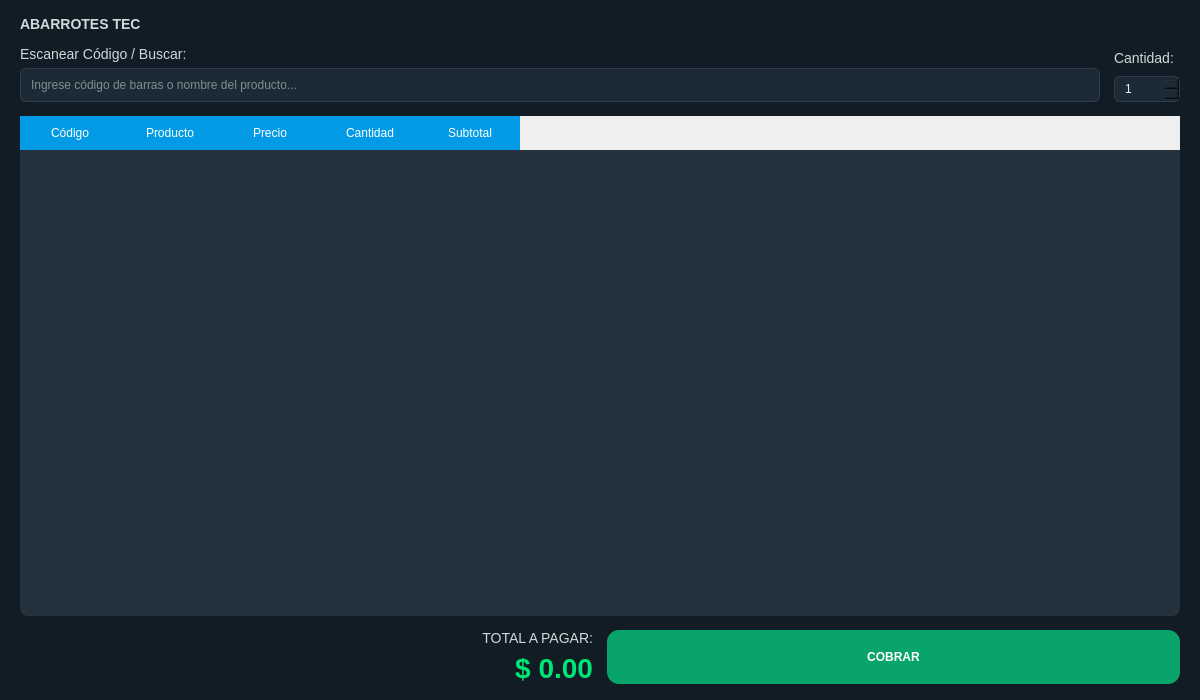
<?xml version="1.0" encoding="UTF-8"?>
<ui version="4.0">
 <class>MainDialog</class>
 <widget class="QDialog" name="MainDialog">
  <property name="geometry">
   <rect>
    <x>0</x>
    <y>0</y>
    <width>1200</width>
    <height>700</height>
   </rect>
  </property>
  <property name="windowTitle">
   <string>Punto de Venta</string>
  </property>
  <property name="styleSheet">
   <string notr="true">QDialog { background: #111c24; }

QLabel { color: #cfd8dc; font-size: 14px; }

QLineEdit {
  background:#1b2a34;
  color:#e0f2f1;
  border-radius:6px;
  border:1px solid #2c3e50;
  padding:8px;
}

QSpinBox {
  background:#1b2a34;
  color:#e0f2f1;
  border-radius:6px;
  border:1px solid #2c3e50;
  padding:4px 8px;
}

QTableWidget {
  background:#24323d;
  color:#e0f2f1;
  gridline-color:#1f2a33;
  border-radius:8px;
}

QHeaderView::section {
  background:#039be5;
  color:white;
  border:none;
  padding:8px;
}

QPushButton#btnCharge {
  background:#09a46a;
  color:white;
  border-radius:12px;
  padding:12px 20px;
  font-weight:600;
}

QPushButton#btnCharge:pressed { background:#078c59; }

QLabel#lblTotal {
  color:#00e676;
  font-size:28px;
  font-weight:600;
}
   </string>
  </property>
  <layout class="QVBoxLayout" name="root">
   <property name="spacing">
    <number>14</number>
   </property>
   <property name="leftMargin">
    <number>20</number>
   </property>
   <property name="topMargin">
    <number>16</number>
   </property>
   <property name="rightMargin">
    <number>20</number>
   </property>
   <property name="bottomMargin">
    <number>16</number>
   </property>
   <item>
    <layout class="QHBoxLayout" name="topBar">
     <property name="spacing">
      <number>12</number>
     </property>
     <item>
      <widget class="QLabel" name="lblShop">
       <property name="text">
        <string>&lt;b&gt;ABARROTES TEC&lt;/b&gt;</string>
       </property>
      </widget>
     </item>
    </layout>
   </item>
   <item>
    <layout class="QHBoxLayout" name="searchRow">
     <property name="spacing">
      <number>14</number>
     </property>
     <item>
      <layout class="QVBoxLayout" name="searchBox">
       <property name="spacing">
        <number>6</number>
       </property>
       <item>
        <widget class="QLabel" name="lblScan">
         <property name="text">
          <string>Escanear Código / Buscar:</string>
         </property>
        </widget>
       </item>
       <item>
        <widget class="QLineEdit" name="txtSearch">
         <property name="placeholderText">
          <string>Ingrese código de barras o nombre del producto...</string>
         </property>
        </widget>
       </item>
      </layout>
     </item>
     <item>
      <layout class="QVBoxLayout" name="qtyBox">
       <property name="spacing">
        <number>6</number>
       </property>
       <item>
        <widget class="QLabel" name="lblQty">
         <property name="text">
          <string>Cantidad:</string>
         </property>
        </widget>
       </item>
       <item>
        <widget class="QSpinBox" name="spnQty">
         <property name="minimum">
          <number>1</number>
         </property>
         <property name="maximum">
          <number>9999</number>
         </property>
         <property name="value">
          <number>1</number>
         </property>
        </widget>
       </item>
      </layout>
     </item>
    </layout>
   </item>
   <item>
    <widget class="QTableWidget" name="tblItems">
     <property name="sizePolicy">
      <sizepolicy hsizetype="Expanding" vsizetype="Expanding">
       <horstretch>0</horstretch>
       <verstretch>0</verstretch>
      </sizepolicy>
     </property>
     <property name="editTriggers">
      <set>QAbstractItemView::NoEditTriggers</set>
     </property>
     <property name="alternatingRowColors">
      <bool>true</bool>
     </property>
     <property name="selectionBehavior">
      <enum>QAbstractItemView::SelectRows</enum>
     </property>
     <property name="rowCount">
      <number>0</number>
     </property>
     <property name="columnCount">
      <number>5</number>
     </property>
     <column>
      <property name="text">
       <string>Código</string>
      </property>
     </column>
     <column>
      <property name="text">
       <string>Producto</string>
      </property>
     </column>
     <column>
      <property name="text">
       <string>Precio</string>
      </property>
     </column>
     <column>
      <property name="text">
       <string>Cantidad</string>
      </property>
     </column>
     <column>
      <property name="text">
       <string>Subtotal</string>
      </property>
     </column>
    </widget>
   </item>
   <item>
    <layout class="QHBoxLayout" name="bottomBar">
     <property name="spacing">
      <number>14</number>
     </property>
     <item>
      <layout class="QVBoxLayout" name="totalBox">
       <property name="spacing">
        <number>6</number>
       </property>
       <item>
        <widget class="QLabel" name="lblTotalText">
         <property name="text">
          <string>TOTAL A PAGAR:</string>
         </property>
         <property name="alignment">
          <set>Qt::AlignRight|Qt::AlignTrailing|Qt::AlignVCenter</set>
         </property>
        </widget>
       </item>
       <item>
        <widget class="QLabel" name="lblTotal">
         <property name="text">
          <string>$ 0.00</string>
         </property>
         <property name="alignment">
          <set>Qt::AlignRight|Qt::AlignTrailing|Qt::AlignVCenter</set>
         </property>
        </widget>
       </item>
      </layout>
     </item>
     <item>
      <widget class="QPushButton" name="btnCharge">
       <property name="minimumSize">
        <size>
         <width>160</width>
         <height>54</height>
        </size>
       </property>
       <property name="text">
        <string>COBRAR</string>
       </property>
      </widget>
     </item>
    </layout>
   </item>
  </layout>
 </widget>
 <resources/>
 <connections/>
</ui>
